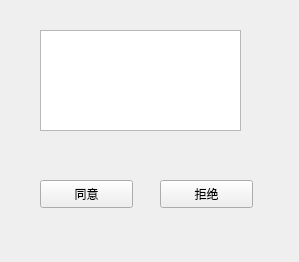
<?xml version="1.0" encoding="UTF-8"?>
<ui version="4.0">
 <class>addfriend</class>
 <widget class="QWidget" name="addfriend">
  <property name="geometry">
   <rect>
    <x>0</x>
    <y>0</y>
    <width>299</width>
    <height>262</height>
   </rect>
  </property>
  <property name="windowTitle">
   <string>Form</string>
  </property>
  <widget class="QPushButton" name="agree">
   <property name="geometry">
    <rect>
     <x>40</x>
     <y>180</y>
     <width>93</width>
     <height>28</height>
    </rect>
   </property>
   <property name="text">
    <string>同意</string>
   </property>
  </widget>
  <widget class="QPushButton" name="disagree">
   <property name="geometry">
    <rect>
     <x>160</x>
     <y>180</y>
     <width>93</width>
     <height>28</height>
    </rect>
   </property>
   <property name="text">
    <string>拒绝</string>
   </property>
  </widget>
  <widget class="QTextBrowser" name="info">
   <property name="geometry">
    <rect>
     <x>40</x>
     <y>30</y>
     <width>201</width>
     <height>101</height>
    </rect>
   </property>
   <property name="html">
    <string>&lt;!DOCTYPE HTML PUBLIC &quot;-//W3C//DTD HTML 4.0//EN&quot; &quot;http://www.w3.org/TR/REC-html40/strict.dtd&quot;&gt;
&lt;html&gt;&lt;head&gt;&lt;meta name=&quot;qrichtext&quot; content=&quot;1&quot; /&gt;&lt;style type=&quot;text/css&quot;&gt;
p, li { white-space: pre-wrap; }
&lt;/style&gt;&lt;/head&gt;&lt;body style=&quot; font-family:'SimSun'; font-size:9pt; font-weight:400; font-style:normal;&quot;&gt;
&lt;p style=&quot;-qt-paragraph-type:empty; margin-top:0px; margin-bottom:0px; margin-left:0px; margin-right:0px; -qt-block-indent:0; text-indent:0px; font-family:'SimSun';&quot;&gt;&lt;br /&gt;&lt;/p&gt;&lt;/body&gt;&lt;/html&gt;</string>
   </property>
  </widget>
 </widget>
 <resources/>
 <connections/>
</ui>
